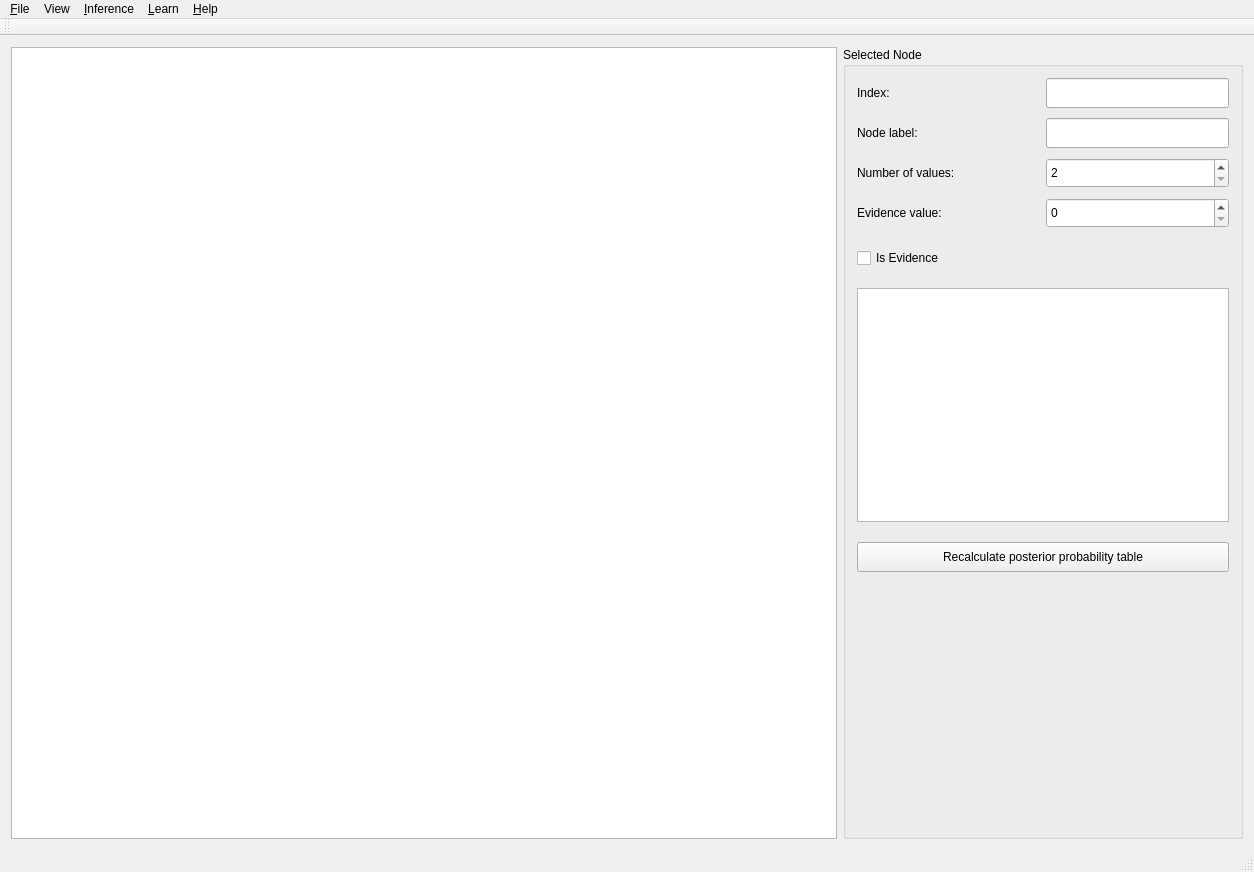
<?xml version="1.0" encoding="UTF-8"?>
<ui version="4.0">
 <class>MainWindow</class>
 <widget class="QMainWindow" name="MainWindow">
  <property name="geometry">
   <rect>
    <x>0</x>
    <y>0</y>
    <width>1254</width>
    <height>872</height>
   </rect>
  </property>
  <property name="windowTitle">
   <string>MainWindow</string>
  </property>
  <widget class="QWidget" name="centralWidget">
   <layout class="QGridLayout" name="gridLayout">
    <item row="0" column="0">
     <widget class="QGraphicsView" name="graphicsView">
      <property name="resizeAnchor">
       <enum>QGraphicsView::AnchorUnderMouse</enum>
      </property>
     </widget>
    </item>
    <item row="0" column="1">
     <widget class="QGroupBox" name="groupBox">
      <property name="minimumSize">
       <size>
        <width>400</width>
        <height>0</height>
       </size>
      </property>
      <property name="title">
       <string>Selected Node</string>
      </property>
      <layout class="QVBoxLayout" name="verticalLayout">
       <property name="spacing">
        <number>20</number>
       </property>
       <item>
        <layout class="QGridLayout" name="gridLayout_2">
         <property name="verticalSpacing">
          <number>10</number>
         </property>
         <item row="1" column="1">
          <widget class="QLineEdit" name="txtLabel">
           <property name="sizePolicy">
            <sizepolicy hsizetype="Preferred" vsizetype="Preferred">
             <horstretch>0</horstretch>
             <verstretch>0</verstretch>
            </sizepolicy>
           </property>
           <property name="minimumSize">
            <size>
             <width>100</width>
             <height>30</height>
            </size>
           </property>
           <property name="maximumSize">
            <size>
             <width>16777215</width>
             <height>30</height>
            </size>
           </property>
          </widget>
         </item>
         <item row="2" column="0">
          <widget class="QLabel" name="label_2">
           <property name="minimumSize">
            <size>
             <width>100</width>
             <height>30</height>
            </size>
           </property>
           <property name="text">
            <string>Number of values:</string>
           </property>
          </widget>
         </item>
         <item row="1" column="0">
          <widget class="QLabel" name="label">
           <property name="minimumSize">
            <size>
             <width>100</width>
             <height>30</height>
            </size>
           </property>
           <property name="text">
            <string>Node label:</string>
           </property>
          </widget>
         </item>
         <item row="0" column="0">
          <widget class="QLabel" name="lbIndex">
           <property name="sizePolicy">
            <sizepolicy hsizetype="Preferred" vsizetype="Preferred">
             <horstretch>0</horstretch>
             <verstretch>0</verstretch>
            </sizepolicy>
           </property>
           <property name="minimumSize">
            <size>
             <width>100</width>
             <height>30</height>
            </size>
           </property>
           <property name="text">
            <string>Index:</string>
           </property>
          </widget>
         </item>
         <item row="0" column="1">
          <widget class="QLineEdit" name="txtIndex">
           <property name="sizePolicy">
            <sizepolicy hsizetype="Preferred" vsizetype="Preferred">
             <horstretch>0</horstretch>
             <verstretch>0</verstretch>
            </sizepolicy>
           </property>
           <property name="minimumSize">
            <size>
             <width>100</width>
             <height>30</height>
            </size>
           </property>
           <property name="maximumSize">
            <size>
             <width>16777215</width>
             <height>30</height>
            </size>
           </property>
          </widget>
         </item>
         <item row="3" column="0">
          <widget class="QLabel" name="label_3">
           <property name="minimumSize">
            <size>
             <width>100</width>
             <height>30</height>
            </size>
           </property>
           <property name="text">
            <string>Evidence value:</string>
           </property>
          </widget>
         </item>
         <item row="2" column="1">
          <widget class="QSpinBox" name="txtNumValues">
           <property name="sizePolicy">
            <sizepolicy hsizetype="Preferred" vsizetype="Preferred">
             <horstretch>0</horstretch>
             <verstretch>0</verstretch>
            </sizepolicy>
           </property>
           <property name="minimumSize">
            <size>
             <width>0</width>
             <height>30</height>
            </size>
           </property>
           <property name="maximumSize">
            <size>
             <width>16777215</width>
             <height>30</height>
            </size>
           </property>
           <property name="minimum">
            <number>2</number>
           </property>
           <property name="maximum">
            <number>100</number>
           </property>
          </widget>
         </item>
         <item row="3" column="1">
          <widget class="QSpinBox" name="txtEvidenceValue">
           <property name="sizePolicy">
            <sizepolicy hsizetype="Preferred" vsizetype="Preferred">
             <horstretch>0</horstretch>
             <verstretch>0</verstretch>
            </sizepolicy>
           </property>
           <property name="minimumSize">
            <size>
             <width>0</width>
             <height>30</height>
            </size>
           </property>
           <property name="maximumSize">
            <size>
             <width>16777215</width>
             <height>30</height>
            </size>
           </property>
          </widget>
         </item>
        </layout>
       </item>
       <item>
        <widget class="QCheckBox" name="chbIsEvidence">
         <property name="text">
          <string>Is Evidence</string>
         </property>
        </widget>
       </item>
       <item>
        <widget class="QTableView" name="tblCpt">
         <property name="sizePolicy">
          <sizepolicy hsizetype="Preferred" vsizetype="Preferred">
           <horstretch>0</horstretch>
           <verstretch>0</verstretch>
          </sizepolicy>
         </property>
         <property name="minimumSize">
          <size>
           <width>0</width>
           <height>200</height>
          </size>
         </property>
        </widget>
       </item>
       <item>
        <widget class="QPushButton" name="btnRecal">
         <property name="minimumSize">
          <size>
           <width>100</width>
           <height>30</height>
          </size>
         </property>
         <property name="text">
          <string>Recalculate posterior probability table</string>
         </property>
        </widget>
       </item>
       <item>
        <widget class="QCustomPlot" name="plot" native="true">
         <property name="minimumSize">
          <size>
           <width>0</width>
           <height>200</height>
          </size>
         </property>
        </widget>
       </item>
       <item>
        <spacer name="verticalSpacer">
         <property name="orientation">
          <enum>Qt::Vertical</enum>
         </property>
         <property name="sizeType">
          <enum>QSizePolicy::Minimum</enum>
         </property>
         <property name="sizeHint" stdset="0">
          <size>
           <width>0</width>
           <height>0</height>
          </size>
         </property>
        </spacer>
       </item>
      </layout>
     </widget>
    </item>
   </layout>
  </widget>
  <widget class="QMenuBar" name="menuBar">
   <property name="geometry">
    <rect>
     <x>0</x>
     <y>0</y>
     <width>1254</width>
     <height>27</height>
    </rect>
   </property>
   <widget class="QMenu" name="menuNew">
    <property name="title">
     <string>&amp;File</string>
    </property>
    <addaction name="action_New"/>
    <addaction name="actionOpen"/>
    <addaction name="separator"/>
    <addaction name="actionSave"/>
    <addaction name="actionSave_as"/>
    <addaction name="actionSave_to_binary"/>
    <addaction name="separator"/>
    <addaction name="actionQuit"/>
   </widget>
   <widget class="QMenu" name="menuHelp">
    <property name="title">
     <string>&amp;Help</string>
    </property>
    <addaction name="action_About"/>
   </widget>
   <widget class="QMenu" name="menuLearn">
    <property name="title">
     <string>&amp;Learn</string>
    </property>
    <addaction name="actionLearn_New"/>
    <addaction name="actionLearn_Update"/>
    <addaction name="actionConvert_value_to_label"/>
   </widget>
   <widget class="QMenu" name="menuView">
    <property name="title">
     <string>View</string>
    </property>
    <addaction name="action_Toggle_Scene"/>
   </widget>
   <widget class="QMenu" name="menu_Inference">
    <property name="title">
     <string>&amp;Inference</string>
    </property>
    <addaction name="action_Quick_predict"/>
    <addaction name="actionTest_accuracy"/>
    <addaction name="actionReset_all_CPTs"/>
   </widget>
   <addaction name="menuNew"/>
   <addaction name="menuView"/>
   <addaction name="menu_Inference"/>
   <addaction name="menuLearn"/>
   <addaction name="menuHelp"/>
  </widget>
  <widget class="QToolBar" name="mainToolBar">
   <attribute name="toolBarArea">
    <enum>TopToolBarArea</enum>
   </attribute>
   <attribute name="toolBarBreak">
    <bool>false</bool>
   </attribute>
  </widget>
  <widget class="QStatusBar" name="statusBar"/>
  <action name="actionOpen">
   <property name="text">
    <string>&amp;Open</string>
   </property>
   <property name="shortcut">
    <string>Ctrl+O</string>
   </property>
  </action>
  <action name="actionSave">
   <property name="text">
    <string>&amp;Save</string>
   </property>
   <property name="shortcut">
    <string>Ctrl+S</string>
   </property>
  </action>
  <action name="actionSave_as">
   <property name="text">
    <string>Save &amp;as</string>
   </property>
   <property name="shortcut">
    <string>Ctrl+Shift+S</string>
   </property>
  </action>
  <action name="actionQuit">
   <property name="text">
    <string>&amp;Quit</string>
   </property>
  </action>
  <action name="action_About">
   <property name="text">
    <string>&amp;About</string>
   </property>
   <property name="shortcut">
    <string>Ctrl+A</string>
   </property>
  </action>
  <action name="action_New">
   <property name="text">
    <string>&amp;New</string>
   </property>
   <property name="shortcut">
    <string>Ctrl+N</string>
   </property>
  </action>
  <action name="actionLearn_New">
   <property name="text">
    <string>&amp;Learn New</string>
   </property>
   <property name="shortcut">
    <string>Ctrl+L</string>
   </property>
  </action>
  <action name="action_Toggle_Scene">
   <property name="checkable">
    <bool>true</bool>
   </property>
   <property name="checked">
    <bool>true</bool>
   </property>
   <property name="text">
    <string>&amp;Toggle Scene</string>
   </property>
   <property name="toolTip">
    <string>Toggle Scene</string>
   </property>
   <property name="shortcut">
    <string>Ctrl+T</string>
   </property>
  </action>
  <action name="actionTest_accuracy">
   <property name="text">
    <string>&amp;Test accuracy</string>
   </property>
  </action>
  <action name="action_Quick_predict">
   <property name="text">
    <string>&amp;Quick predict</string>
   </property>
   <property name="shortcut">
    <string>Ctrl+Q</string>
   </property>
  </action>
  <action name="actionLearn_Update">
   <property name="text">
    <string>Learn Update</string>
   </property>
  </action>
  <action name="actionReset_all_CPTs">
   <property name="text">
    <string>Reset all CPTs</string>
   </property>
  </action>
  <action name="actionConvert_value_to_label">
   <property name="text">
    <string>Convert value to label</string>
   </property>
  </action>
  <action name="actionSave_to_binary">
   <property name="text">
    <string>Save to binary</string>
   </property>
  </action>
 </widget>
 <layoutdefault spacing="6" margin="11"/>
 <customwidgets>
  <customwidget>
   <class>QCustomPlot</class>
   <extends>QWidget</extends>
   <header>qcustomplot.h</header>
   <container>1</container>
  </customwidget>
 </customwidgets>
 <resources/>
 <connections/>
</ui>
